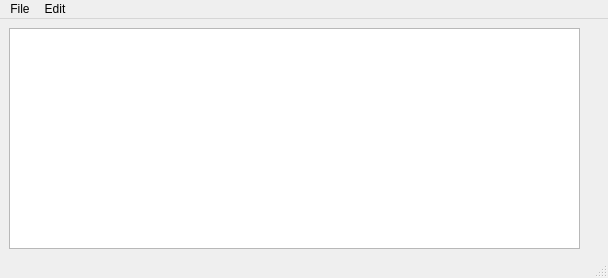
<?xml version="1.0" encoding="UTF-8"?>
<ui version="4.0">
 <class>MainWindow</class>
 <widget class="QMainWindow" name="MainWindow">
  <property name="geometry">
   <rect>
    <x>0</x>
    <y>0</y>
    <width>608</width>
    <height>278</height>
   </rect>
  </property>
  <property name="windowTitle">
   <string>MainWindow</string>
  </property>
  <widget class="QWidget" name="centralwidget">
   <widget class="QWidget" name="verticalLayoutWidget">
    <property name="geometry">
     <rect>
      <x>9</x>
      <y>9</y>
      <width>571</width>
      <height>221</height>
     </rect>
    </property>
    <layout class="QVBoxLayout" name="verticalLayout">
     <item>
      <widget class="QTextEdit" name="textEdit"/>
     </item>
    </layout>
   </widget>
  </widget>
  <widget class="QMenuBar" name="menubar">
   <property name="geometry">
    <rect>
     <x>0</x>
     <y>0</y>
     <width>608</width>
     <height>17</height>
    </rect>
   </property>
   <widget class="QMenu" name="menuFile">
    <property name="title">
     <string>File</string>
    </property>
    <addaction name="actionNew"/>
    <addaction name="actionOpen"/>
    <addaction name="actionSave_as"/>
    <addaction name="actionPrint"/>
    <addaction name="actionExit"/>
   </widget>
   <widget class="QMenu" name="menuEdit">
    <property name="title">
     <string>Edit</string>
    </property>
    <addaction name="actionCopy"/>
    <addaction name="actionPaste"/>
    <addaction name="actionCut"/>
    <addaction name="actionUndo"/>
    <addaction name="actionRedo"/>
   </widget>
   <addaction name="menuFile"/>
   <addaction name="menuEdit"/>
  </widget>
  <widget class="QStatusBar" name="statusbar"/>
  <action name="actionNew">
   <property name="icon">
    <iconset resource="Resource.qrc">
     <normaloff>:/img/icons/new.png</normaloff>:/img/icons/new.png</iconset>
   </property>
   <property name="text">
    <string>New</string>
   </property>
  </action>
  <action name="actionOpen">
   <property name="icon">
    <iconset>
     <normalon>:/img/icons/open.png</normalon>
    </iconset>
   </property>
   <property name="text">
    <string>Open</string>
   </property>
  </action>
  <action name="actionSave_as">
   <property name="icon">
    <iconset>
     <normalon>:/img/icons/save.png</normalon>
    </iconset>
   </property>
   <property name="text">
    <string>Save as</string>
   </property>
  </action>
  <action name="actionPrint">
   <property name="icon">
    <iconset>
     <normalon>:/img/icons/print.png</normalon>
    </iconset>
   </property>
   <property name="text">
    <string>Print</string>
   </property>
  </action>
  <action name="actionExit">
   <property name="icon">
    <iconset>
     <normalon>:/img/icons/exit.png</normalon>
    </iconset>
   </property>
   <property name="text">
    <string>Exit</string>
   </property>
  </action>
  <action name="actionCopy">
   <property name="icon">
    <iconset>
     <normalon>:/img/icons/copy.png</normalon>
    </iconset>
   </property>
   <property name="text">
    <string>Copy</string>
   </property>
  </action>
  <action name="actionPaste">
   <property name="icon">
    <iconset>
     <normalon>:/img/icons/paste.png</normalon>
    </iconset>
   </property>
   <property name="text">
    <string>Paste</string>
   </property>
  </action>
  <action name="actionCut">
   <property name="icon">
    <iconset>
     <normalon>:/img/icons/cut.png</normalon>
    </iconset>
   </property>
   <property name="text">
    <string>Cut</string>
   </property>
  </action>
  <action name="actionUndo">
   <property name="icon">
    <iconset>
     <normalon>:/img/icons/undo.png</normalon>
    </iconset>
   </property>
   <property name="text">
    <string>Undo</string>
   </property>
  </action>
  <action name="actionRedo">
   <property name="icon">
    <iconset>
     <normalon>:/img/icons/redo.png</normalon>
    </iconset>
   </property>
   <property name="text">
    <string>Redo</string>
   </property>
  </action>
 </widget>
 <resources>
  <include location="Resource.qrc"/>
 </resources>
 <connections/>
</ui>
